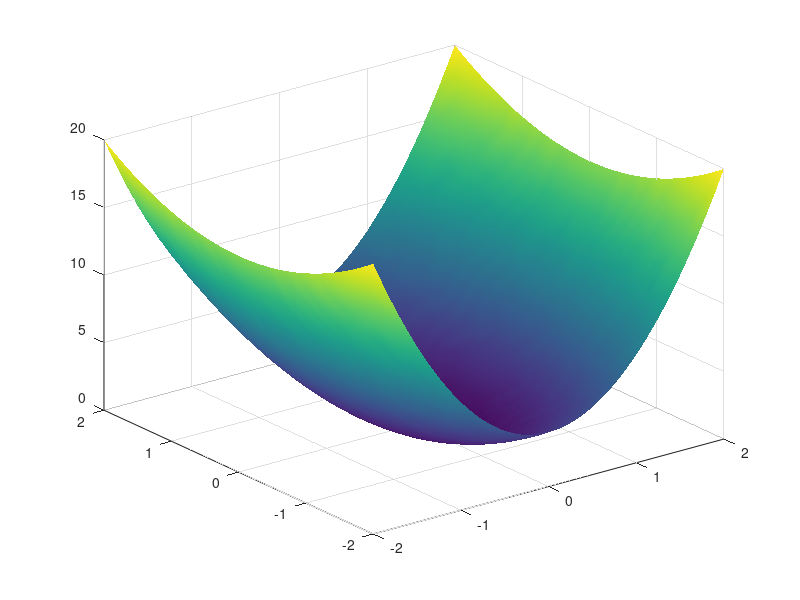

Write the MATLAB code that produced this figure.
clear all close all clc

x=-2:0.1:2;
y=-2:0.1:2;
[X Y]=meshgrid(x,y);
F=4*X.^2+Y.^2;
surf(X,Y,F);

shading interp

for i=1:14
    %if(mod(4*i,26)==(mod(19*i,26)+3))
     %   display([i 4*i 19*i mod(4*i,26) mod(19*i,26)])
    %end
    %if(mod(7^i,14)==12)
    %   disp([i])
    %end
    %if(mod(7^i,13)==1)
        %disp([i mod(5^i,23)])
    %end
        disp([i mod(7^i,11)  ])
    %display('seres' +[i 4*i 19*i mod(4*i,26) mod(19*i,26)])
end